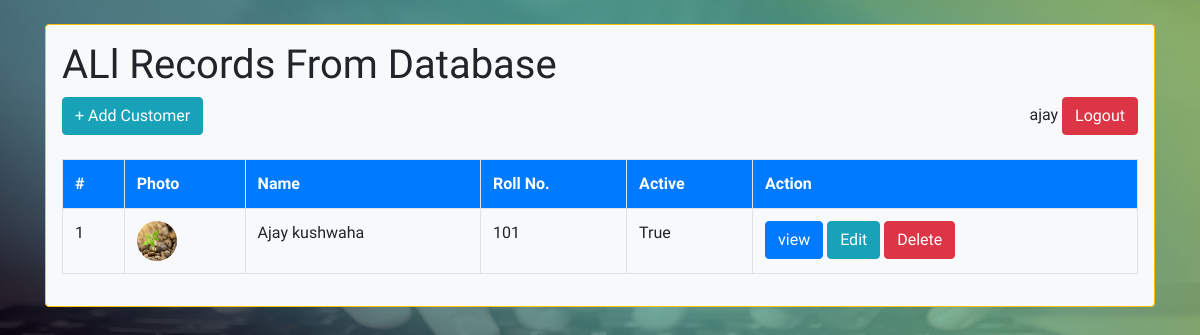
Before: /sms/ (signed in) with the older database file.
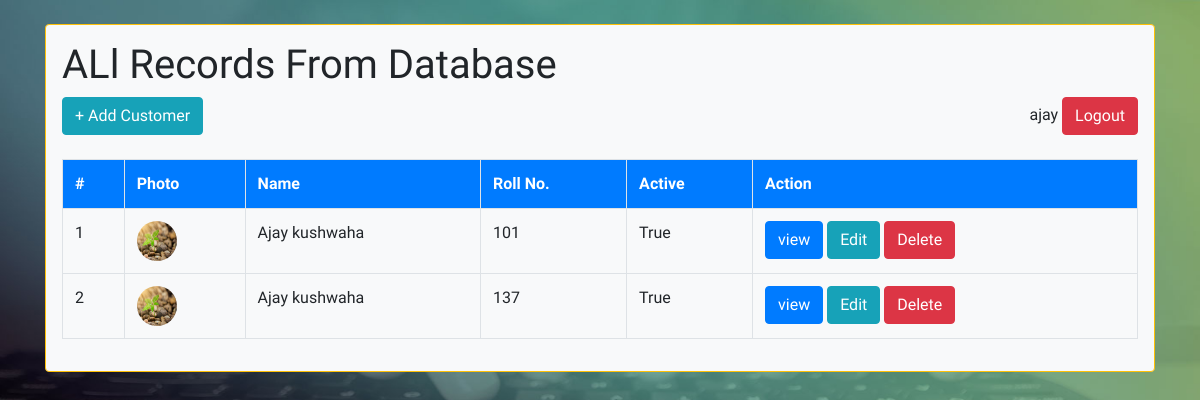
After: the same page with the newer database file.
### sms/models.py (models this page shows, shortened)
class Student(models.Model):
    GENGER = [
        ('M', "Male"),
        ('F', "Female"),
        ('O', "Other"),
    ]
    photo = models.ImageField(upload_to="photos", default='p.jpg')
    name = models.CharField(max_length=30)
    mobile = models.CharField(max_length=10, unique=True)
    email = models.EmailField(unique=True)
    address = models.TextField()
    aadhar = models.CharField(max_length=12)
    gender = models.CharField(choices=GENGER, default="M", max_length=20)
    course = models.ForeignKey(Course, on_delete=models.CASCADE)
    date_of_joining = models.DateTimeField(auto_now=True)
    action = models.BooleanField(default=True)
    rollno = models.IntegerField(default=100, unique=True)
    password = models.CharField(max_length=10, default="1234")
    slug = models.SlugField(unique=True)

### sms/views.py (the view)
# urls.py: path('',views.details, name='details'),
def details(request):
    if not request.user.is_authenticated:
        return redirect('login_u')
    all_students =Student.objects.all()
    data ={
        'all_rec':all_students
    }
    return render(request,'details.html',data)

### templates/details.html (shortened to what this page needs)
{% extends 'main.html'%}
{% block body %}
<div class="bg-light p-3 border border-warning rounded">
    <h1>ALl Records From Database</h1>
    <a href="{% url 'addCustomer'%}" class="btn btn-info"> + Add Customer </a>
    <span class="float-right">{{user}} <a href="{% url 'logout'%}" class="btn btn-danger">Logout</a></span>
    <br>
    <table class="table mt-4 table-bordered table-hover">
        <tr class="bg-primary text-white">
            <th>#</th>
            <th>Photo</th>
            <th>Name</th>
            <th>Roll No.</th>
            <th>Active</th>
            <th>Action</th>
        </tr>
        {% for rec in all_rec%}
        <tr>
            <td> {{forloop.counter}}</td>
            <td><img src="{{rec.photo.url}}" class="rounded-circle" width="40px" height="40px"></td>
            <td> {{rec.name}}</td>
            <td> {{rec.rollno}}</td>
            <td> {{rec.action}}</td>
            <td>
                <a href="{% url 'view' rec.slug rec.id%}" class="btn btn-primary">view</a>
                <a href="{% url 'editcus'  rec.id%}" class="btn btn-info">Edit</a>
                <a href="{% url 'delete'  rec.id%}" class="btn btn-danger">Delete</a>
            </td>
        </tr>
        {% endfor%}
    </table>
</div>
{% endblock %}

### templates/main.html (shortened to what this page needs)
<!DOCTYPE html>
<html lang="en">
<head>
    <link rel="stylesheet" href="https://maxcdn.bootstrapcdn.com/bootstrap/4.5.0/css/bootstrap.min.css">
</head>
{% load static %}
<body>
<div class="container mt-4">
{% block body %}
{% endblock %}
</div>
</body>
</html>

### templates/main.html (style rules this page uses)
body { font-family: 'Chelsea Market', cursive; }
body { background-image: url(/static/bg-l.jpg); background-repeat: no-repeat; background-size: 100% 100%; padding-bottom: 10%; }

Changed rows visible on the page:
added Student: photo (picture), name "Ajay kushwaha", rollno "137", action "True"
